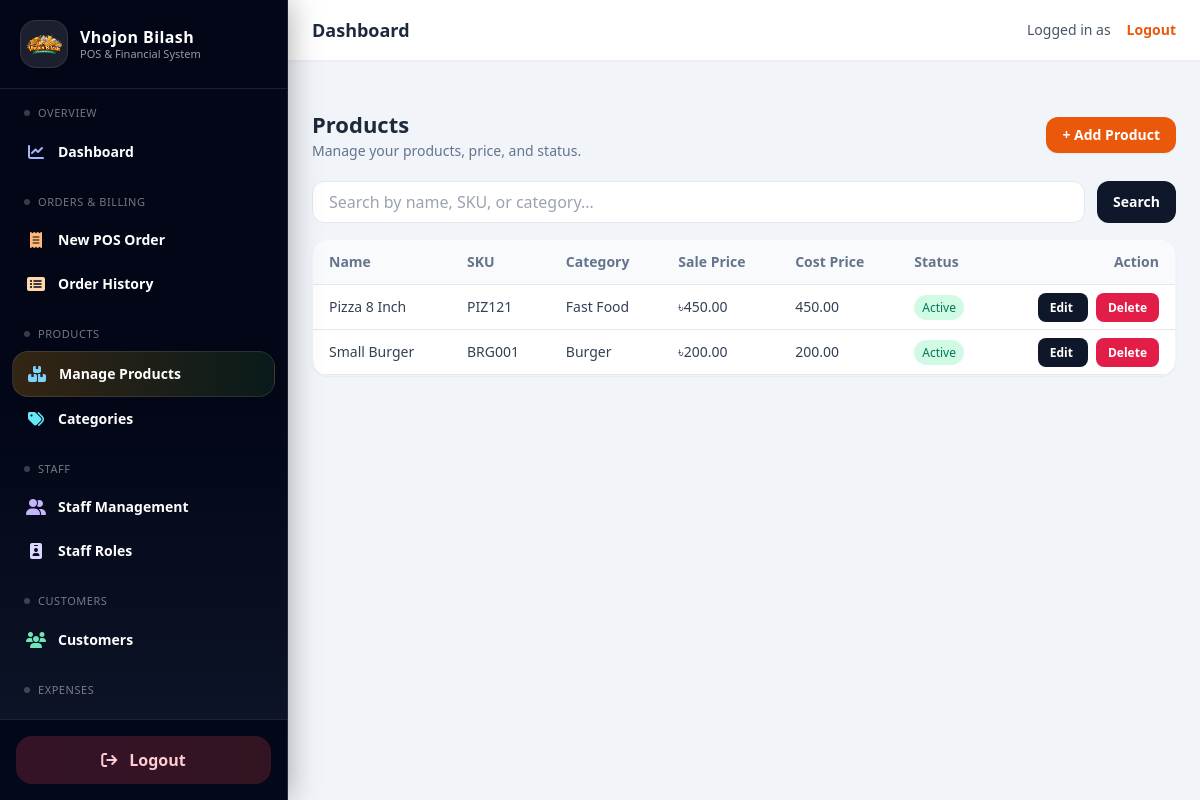
The app's page /catalog/, older data.
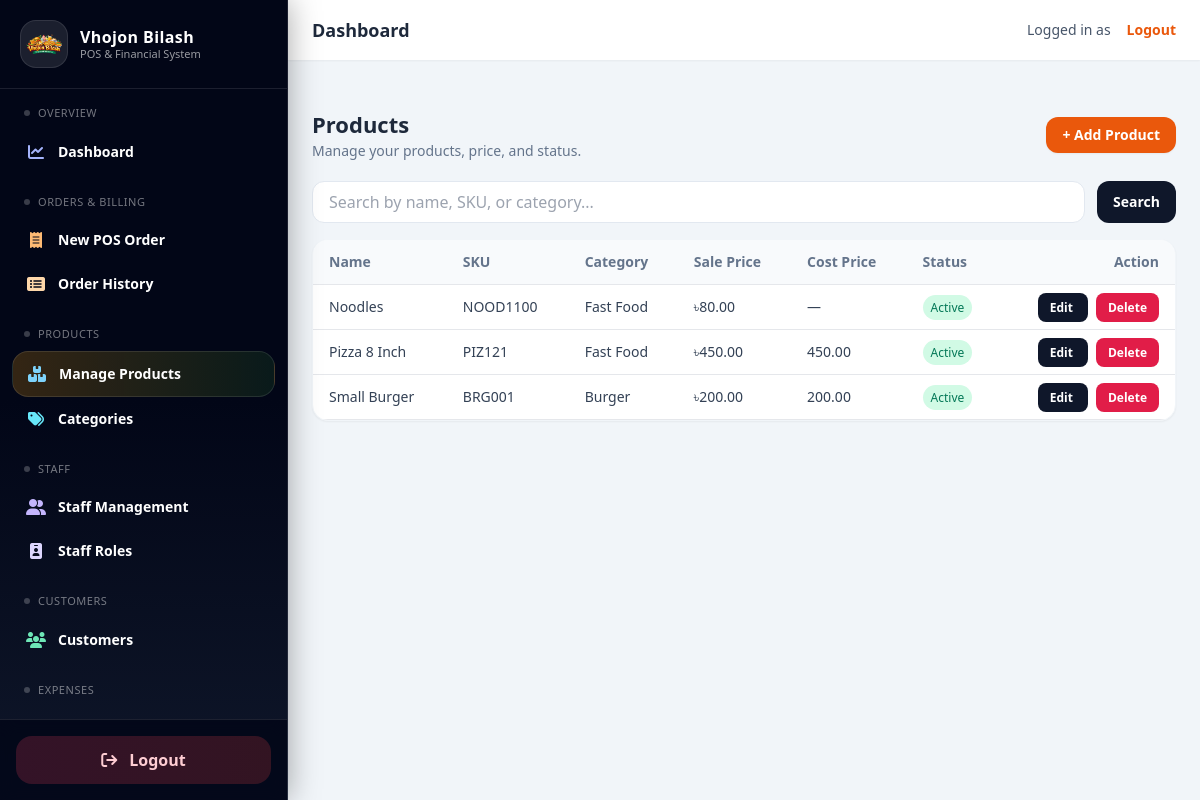
The same page, newer data.
### catalog/models.py (models this page shows, shortened)
class TimeStampedModel(models.Model):
    created_at = models.DateTimeField(default=timezone.now, editable=False)
    updated_at = models.DateTimeField(auto_now=True)
    class Meta:
        abstract = True

class Product(TimeStampedModel):
    category = models.ForeignKey(
        Category,
        on_delete=models.PROTECT,
        related_name="products"
    )
    name = models.CharField(max_length=150)
    sku = models.CharField(max_length=100, unique=True, null=True, blank=True)
    sale_price = models.DecimalField(max_digits=10, decimal_places=2)
    cost_price = models.DecimalField(max_digits=10, decimal_places=2, null=True, blank=True)
    is_active = models.BooleanField(default=True)

class Category(TimeStampedModel):
    name = models.CharField(max_length=150)
    parent = models.ForeignKey(
        "self",
        on_delete=models.SET_NULL,
        null=True,
        blank=True,
        related_name="children"
    )
    is_active = models.BooleanField(default=True)

### catalog/views.py (the view)
@require_GET
def product_list(request):
    q = request.GET.get("q", "").strip()
    qs = Product.objects.select_related("category").order_by("-id")
    if q:
        qs = qs.filter(
            Q(name__icontains=q)
            | Q(sku__icontains=q)
            | Q(category__name__icontains=q)
        )
    paginator = Paginator(qs, 10)  # per page
    page_number = request.GET.get("page")
    page_obj = paginator.get_page(page_number)
    context = {
        "products": page_obj.object_list,
        "page_obj": page_obj,
        "is_paginated": page_obj.has_other_pages(),
        "q": q,
    }
    return render(request, "products/product_list.html", context)

### catalog/templates/products/product_list.html (shortened to what this page needs)
{% extends "base.html" %}
{% block content %}
<div class="max-w-6xl mx-auto">
  <div class="flex items-center justify-between mb-5">
    <div>
      <h1 class="text-[22px] font-semibold text-slate-800">Products</h1>
      <p class="text-slate-500 text-sm">Manage your products, price, and status.</p>
    </div>
    <a href="{% url 'catalog:product_create' %}"
       class="px-4 py-2 rounded-xl bg-orange-600 text-white text-sm font-semibold hover:bg-orange-700 shadow-sm">
      + Add Product
    </a>
  </div>
  <form method="get" class="mb-4 flex gap-3">
    <input
      type="text"
      name="q"
      value="{{ q }}"
      placeholder="Search by name, SKU, or category..."
      class="w-full rounded-xl border border-slate-200 px-4 py-2 bg-white focus:outline-none focus:ring-2 focus:ring-orange-200"
    />
    <button class="px-4 py-2 rounded-xl bg-slate-900 text-white text-sm font-semibold hover:bg-slate-800">
      Search
    </button>
  </form>
  <div class="bg-white rounded-2xl shadow-sm border border-slate-100 overflow-hidden">
    <div class="overflow-x-auto">
      <table class="w-full text-sm">
        <thead class="bg-slate-50 text-slate-500">
          <tr class="border-b">
            <th class="text-left py-3 px-4">Name</th>
            <th class="text-left py-3 px-4">SKU</th>
            <th class="text-left py-3 px-4">Category</th>
            <th class="text-left py-3 px-4">Sale Price</th>
            <th class="text-left py-3 px-4">Cost Price</th>
            <th class="text-left py-3 px-4">Status</th>
            <th class="text-right py-3 px-4">Action</th>
          </tr>
        </thead>
        <tbody class="text-slate-700">
          {% for p in products %}
            <tr class="border-b hover:bg-slate-50">
              <td class="py-3 px-4 font-medium">{{ p.name }}</td>
              <td class="py-3 px-4">{{ p.sku|default:"—" }}</td>
              <td class="py-3 px-4">{{ p.category.name }}</td>
              <td class="py-3 px-4">৳{{ p.sale_price }}</td>
              <td class="py-3 px-4">{{ p.cost_price|default:"—" }}</td>
              <td class="py-3 px-4">
                {% if p.is_active %}
                  <span class="px-2 py-1 text-xs rounded-full bg-emerald-100 text-emerald-700">
                    Active
                  </span>
                {% else %}
                  <span class="px-2 py-1 text-xs rounded-full bg-rose-100 text-rose-700">
                    Inactive
                  </span>
                {% endif %}
              </td>
              <td class="py-3 px-4 text-right space-x-2">
                <a href="{% url 'catalog:product_update' p.id %}"
                   class="px-3 py-1.5 rounded-lg bg-slate-900 text-white text-xs font-semibold hover:bg-slate-800">
                  Edit
                </a>
                <a href="{% url 'catalog:product_delete' p.id %}"
                   class="px-3 py-1.5 rounded-lg bg-rose-600 text-white text-xs font-semibold hover:bg-rose-700">
                  Delete
                </a>
              </td>
            </tr>
          {% empty %}
            <tr>
              <td colspan="7" class="py-12 text-center text-slate-500">
                No products found.
              </td>
            </tr>
          {% endfor %}
        </tbody>
      </table>
    </div>
  </div>
</div>
{% endblock %}

Row changes from the older to the newer data that the page shows:
added Product: name "Noodles", sku "NOOD1100", category.name "Fast Food", sale_price "80.00", cost_price "—", is_active "Active"
